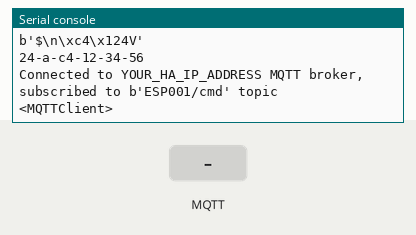
This program was run on a simulated ESP32 board running MicroPython. Parts: the last lines printed to the serial console. The inputs (shaded band) are chosen by the test bench. WiFi joins after 1.5 s; no MQTT or app messages arrive unless stated.

Above: at 2.8 s.
2.9 s: MQTT message "ON" arrives on the first subscribed topic
At 4.6 s:
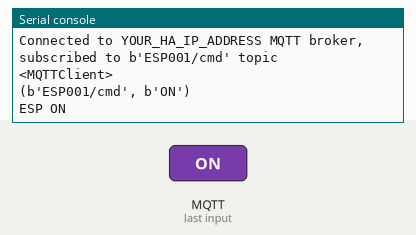
5.1 s: MQTT message "OFF" arrives on the first subscribed topic
At 6.2 s:
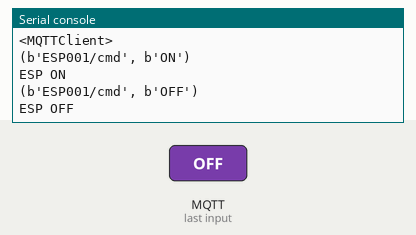
7.1 s: MQTT message "1" arrives on the first subscribed topic
At 8.8 s:
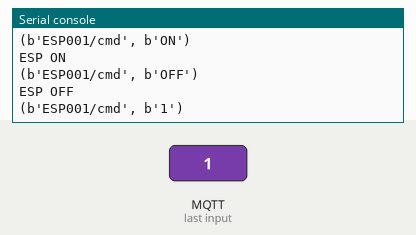
9.1 s: MQTT message "on" arrives on the first subscribed topic
At 10.7 s:
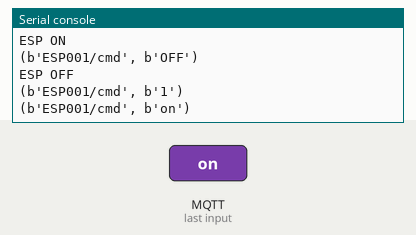
11.1 s: MQTT message "off" arrives on the first subscribed topic
At 12.3 s:
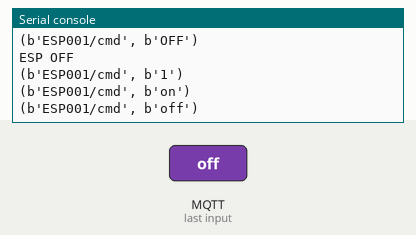

The program:

mqtt_start.py
```python
import time
from umqttsimple import MQTTClient
import ubinascii
import machine
import micropython
import network
import esp

ssid = 'YOUR_WLAN_SSID'
password = 'YOUR_WLAN_PASSWORD'
mqtt_server = 'YOUR_HA_IP_ADDRESS'
client_id = ubinascii.hexlify(machine.unique_id())
print(client_id)

state_topic = b'ESP001/state'
cmd_topic = b'ESP001/cmd'

station = network.WLAN(network.STA_IF)

station.active(True)
station.connect(ssid, password)

while station.isconnected() == False:
    pass

print('Connection successful')
print(station.ifconfig())

MAC = station.config('mac')
print(MAC)

ausgang = 'OFF'

def hexMac(byteMac):
    """
    Die Funktion hexMAC nimmt die MAC-Adresse im Bytecode
    entgegen und bildet daraus einen String fuer die Rueckgabe
    """
    macString = ""
    for i in range(0,len(byteMac)):
        macString += hex(byteMac[i])[2:]
        if i <len(byteMac)-1 :
            macString +="-"
    return macString


def sub_cb(topic, msg):
  global ausgang
  print((topic, msg))
  if topic == b'ESP001/cmd' and msg == b'ON':
    print('ESP ON')
    ausgang = b'ON'
  elif topic == b'ESP001/cmd' and msg == b'OFF':
    print('ESP OFF')
    ausgang = b'OFF'
  client.publish(state_topic, ausgang)


def connect_and_subscribe():
  global client_id, mqtt_server, cmd_topic
  myid = hexMac(MAC)
  print(myid)
  client = MQTTClient(myid, mqtt_server, user="mqtt-user", password="Mspl5clo6Q")
  client.set_callback(sub_cb)
  client.connect()
  client.subscribe(cmd_topic)
  print('Connected to %s MQTT broker, subscribed to %s topic' % (mqtt_server, cmd_topic))
  return client

client = connect_and_subscribe()
print(client)

while True:
    time.sleep(1.0)
    client.check_msg()
```

Measured:
- after the input at 2.9 s, the serial console: prints a new line after 0.76 s (image 1)
- after the input at 5.1 s, the serial console: prints a new line after 0.56 s (image 2)
- after the input at 7.1 s, the serial console: prints a new line after 0.56 s (image 3)
- after the input at 9.1 s, the serial console: prints a new line after 0.56 s (image 4)
- after the input at 11.1 s, the serial console: prints a new line after 0.57 s (image 5)
